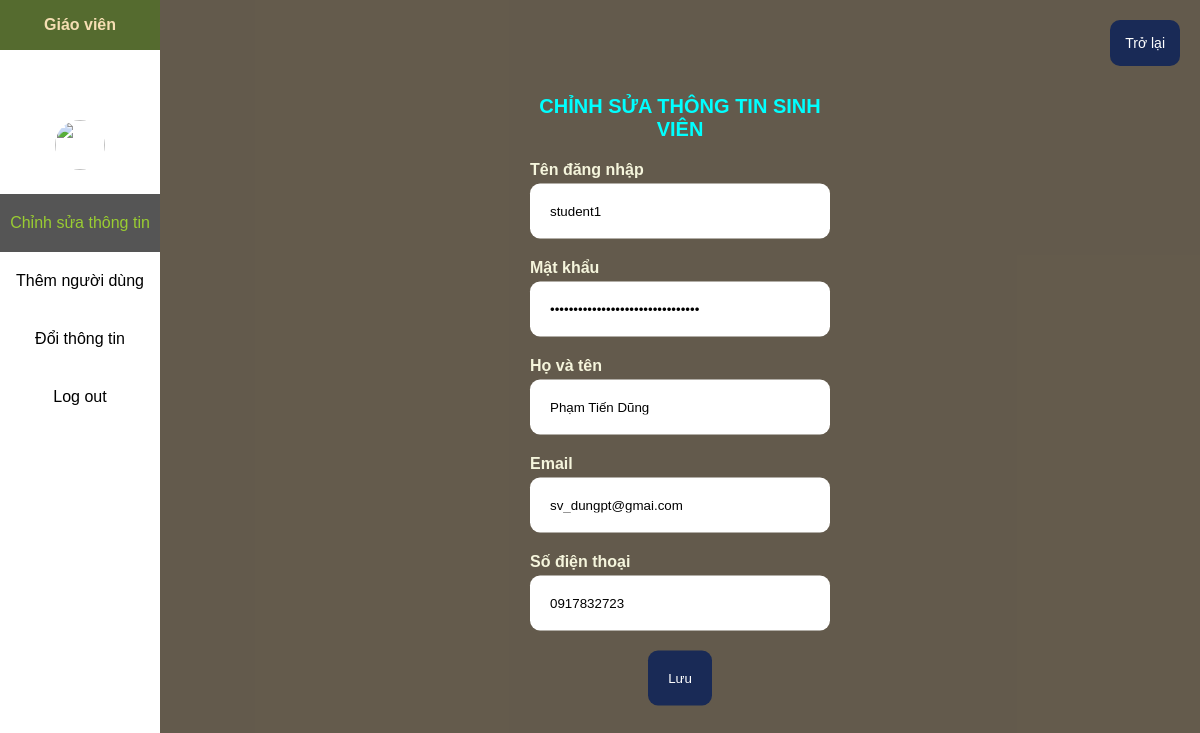
The app's page /teacher/sv_edit.php?action=edit&id=3 with its own data.
### tables this page shows
CREATE TABLE `sv` (
  `id` varchar(100) NOT NULL,
  `username` varchar(100) NOT NULL,
  `pass` varchar(100) NOT NULL,
  `code` int NOT NULL,
  `name` varchar(100) NOT NULL,
  `SDT` varchar(100) NOT NULL,
  `email` varchar(100) NOT NULL,
  `avatar` varchar(100) NOT NULL
);

### teacher/sv_edit.php (the view, shortened to what this page needs)
<?php
include("../connectSQL.php");
$id = $_SESSION["id"];
$sql = "SELECT * FROM sv WHERE id = '$id'";
$result = $conn->query($sql);
$row = $result->fetch_array(MYSQLI_NUM);
$avatar = "../avatar/". $row[7];
$username = $password = $name = $phonenumber = $email = "";
if (isset($_GET["action"])) {
    if ($_GET["action"] == "edit") {
        $id = $_GET["id"];
        $sql = "SELECT * FROM sv WHERE id = '$id'";
        $result = $conn->query($sql);
        $row = $result->fetch_array(MYSQLI_NUM);
        $username = $row[1];
        $password = $row[2];
        $name = $row[4];
        $phonenumber = $row[5];
        $email = $row[6];
    }
}
?>
<!DOCTYPE html>
<html lang="en">
<head>
    <link rel="stylesheet" href="teacher.css">
</head>
<body class="conf">
    <div class="sidebar">
        <div class="code">Giáo viên</div>
        <ul class="menu">
            <li>
                <a href="me.php"> <img class="avatar" src="<?php echo $avatar ?>"><?php echo "<div>" . $_SESSION["username"] . "</div>"; ?> </a>
            </li>
            <li>
                <a href="" class="chon">Chỉnh sửa thông tin</a>
            </li>
            <li>
                <a href="them_ngD.php" >Thêm người dùng</a>
            </li>
            <li>
                <a href="doi_thongtin.php" >Đổi thông tin</a>
            </li>
            <li>
                <a href="../logout.php">Log out</a>
            </li>
        </ul>
    </div>
    <div class="content displaynone" id="stu-modification">
        <a href="teacher.php" class="add">Trở lại</a>
        <form method="post" action="" class="addition">
            <p>Chỉnh sửa thông tin sinh viên</p>
            <div class="tieu">Tên đăng nhập</div>
            <input type="text" readonly name="username" placeholder="Username" value="<?php echo $username ?>">
            <div class="tieu">Mật khẩu</div>
            <input type="password" name="password" onmouseover="change_t(this)" onmouseout="change_p(this)" placeholder="Password" value="<?php echo $password ?>">
            <div class="tieu">Họ và tên</div>
            <input type="text" name="name" placeholder="Name" value="<?php echo $name ?>">
            <div class="tieu">Email</div>
            <input type="text" name="email" placeholder="Email" value="<?php echo $email ?>">
            <div class="tieu">Số điện thoại</div>
            <input type="text" name="phonenumber" placeholder="Phone number" value="<?php echo $phonenumber ?>">
            <input type="submit" value="Lưu" name="modification">
        </form>
    </div>
</body>
</html>

### teacher/teacher.css (style rules this page uses)
* { margin: 0; padding: 0; font-family: sans-serif; }
.conf { background-repeat: no-repeat; background-size: cover; background-image: url("https://mega.com.vn/media/news/0106_hinh-nen-4k-may-tinh14.jpg"); }
.avatar { width: 50px; height: 50px; border-radius: 50%; }
.sidebar { height: 100%; width: 160px; position: fixed; z-index: 1; top: 0; left: 0; background-color: white; overflow-x: hidden; font-size: 16px; }
.sidebar .menu { margin-top: 50px; }
.sidebar .menu li { list-style-type: none; }
.sidebar .menu li a { display: block; padding: 20px 0; text-decoration: none; color: black; text-align: center; }
.chon { background-color: #555!important; color: yellowgreen!important; }
.code { height: 50px; display: flex; align-items: center; justify-content: center; background: darkolivegreen; font-weight: 600; color: wheat; }
.content { margin-left: 160px; padding: 20px; box-sizing: border-box; font-size: 14px; height: 100vh; background: rgba(34, 21, 0, 0.7); color: cyan; }
.tieu { text-align: left; font-size: 1rem; font-weight: 600; color: beige; margin-bottom: 5px; }
.content .add { padding: 15px; background: #192a56; color: white; border: none; position: absolute; top: 20px; right: 20px; border-radius: 10px; }
.content .addition { width: 30%; text-align: center; position: relative; left: 50%; top: 50%; transform: translate(-50%, -50%); }
.content .addition p { font-size: 20px!important; font-weight: bold; text-transform: uppercase; margin-bottom: 20px; }
.content .addition input[type="text"], .content .addition input[type="password"] { display: block; width: 100%; border: none; border-radius: 10px; padding: 20px; box-sizing: border-box; margin-bottom: 20px; }
.content .addition input[type="submit"] { border: none; padding: 20px; background: #192a56; color: white; margin: 0 auto; border-radius: 10px; }
.add { padding: 15px; background: #192a56; color: white; border: none; border-radius: 10px; text-decoration: none; }

### records on screen
sv: username "student1", name "Phạm Tiến Dũng", email "sv_dungpt@gmai.com", phonenumber "0917832723"
